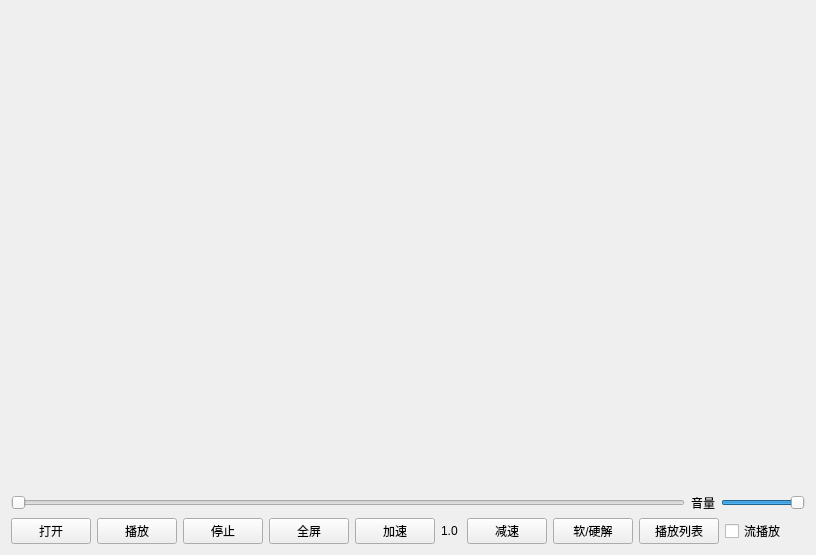
<?xml version="1.0" encoding="UTF-8"?>
<ui version="4.0">
 <class>MainWindow</class>
 <widget class="QMainWindow" name="MainWindow">
  <property name="geometry">
   <rect>
    <x>0</x>
    <y>0</y>
    <width>816</width>
    <height>555</height>
   </rect>
  </property>
  <property name="windowTitle">
   <string>MainWindow</string>
  </property>
  <widget class="QWidget" name="centralWidget">
   <layout class="QVBoxLayout" name="verticalLayout_3">
    <item>
     <layout class="QVBoxLayout" name="verticalLayout_2" stretch="1,0">
      <item>
       <widget class="GLYUVRender" name="widget_screen" native="true"/>
      </item>
      <item>
       <layout class="QVBoxLayout" name="verticalLayout">
        <item>
         <layout class="QHBoxLayout" name="horizontalLayout" stretch="1,0,0">
          <item>
           <widget class="QSlider" name="Slider">
            <property name="maximum">
             <number>999</number>
            </property>
            <property name="orientation">
             <enum>Qt::Horizontal</enum>
            </property>
           </widget>
          </item>
          <item>
           <widget class="QLabel" name="label_2">
            <property name="text">
             <string>音量</string>
            </property>
           </widget>
          </item>
          <item>
           <widget class="QSlider" name="Slider_Volume">
            <property name="minimum">
             <number>0</number>
            </property>
            <property name="maximum">
             <number>10</number>
            </property>
            <property name="value">
             <number>10</number>
            </property>
            <property name="orientation">
             <enum>Qt::Horizontal</enum>
            </property>
           </widget>
          </item>
         </layout>
        </item>
        <item>
         <layout class="QHBoxLayout" name="horizontalLayout_controlButtons">
          <item>
           <widget class="QPushButton" name="pushButton_openFile">
            <property name="text">
             <string>打开</string>
            </property>
           </widget>
          </item>
          <item>
           <widget class="QPushButton" name="pushButton_playPause">
            <property name="text">
             <string>播放</string>
            </property>
           </widget>
          </item>
          <item>
           <widget class="QPushButton" name="pushButton_stop">
            <property name="text">
             <string>停止</string>
            </property>
           </widget>
          </item>
          <item>
           <widget class="QPushButton" name="pushButton_screen">
            <property name="text">
             <string>全屏</string>
            </property>
           </widget>
          </item>
          <item>
           <widget class="QPushButton" name="pushButton_speedUp">
            <property name="text">
             <string>加速</string>
            </property>
           </widget>
          </item>
          <item>
           <widget class="QLabel" name="label_speed">
            <property name="maximumSize">
             <size>
              <width>20</width>
              <height>16777215</height>
             </size>
            </property>
            <property name="text">
             <string>1.0</string>
            </property>
           </widget>
          </item>
          <item>
           <widget class="QPushButton" name="pushButton_speedDown">
            <property name="text">
             <string>减速</string>
            </property>
           </widget>
          </item>
          <item>
           <widget class="QPushButton" name="pushButton_hardware">
            <property name="text">
             <string>软/硬解</string>
            </property>
           </widget>
          </item>
          <item>
           <widget class="QPushButton" name="pushButton_playList">
            <property name="text">
             <string>播放列表</string>
            </property>
           </widget>
          </item>
          <item>
           <widget class="QCheckBox" name="checkBox_UseIODevice">
            <property name="text">
             <string>流播放</string>
            </property>
           </widget>
          </item>
         </layout>
        </item>
       </layout>
      </item>
     </layout>
    </item>
   </layout>
  </widget>
  <widget class="QMenuBar" name="menuBar">
   <property name="geometry">
    <rect>
     <x>0</x>
     <y>0</y>
     <width>816</width>
     <height>23</height>
    </rect>
   </property>
  </widget>
 </widget>
 <layoutdefault spacing="6" margin="11"/>
 <customwidgets>
  <customwidget>
   <class>GLYUVRender</class>
   <extends>QWidget</extends>
   <header>glyuvrender.h</header>
   <container>1</container>
  </customwidget>
 </customwidgets>
 <resources/>
 <connections/>
</ui>
